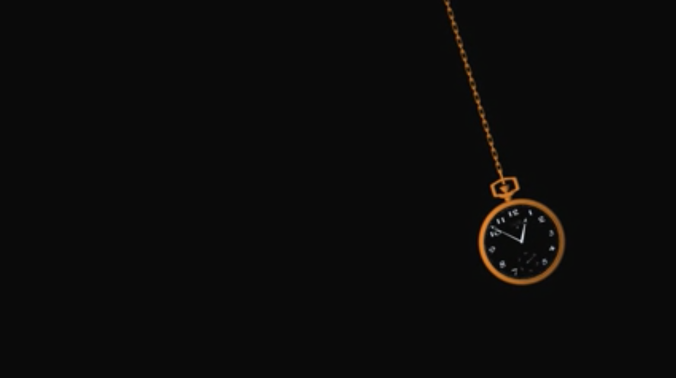
#> input picture pendulum/0.PNG, 1352 x 756 px, found by its file name (shown at 1/2 size); its folder holds only this picture in this run
$ jupyter execute --allow-errors diffusionmap.ipynb
#> lines starting #> are read from the running program, lines starting #| are printed output that depends on the picture
[cell 1]
import numpy as np
from skimage import data
import matplotlib.pyplot as plt
import PIL
from PIL import Image
import math
import os
from numpy import linalg as LA


path = '/Users/cooperyoung/Desktop/jupyter/pendulum/'
data = []
shapes = []
epsilon = 10000000
alpha = 1

# creates list of our images (data)
for file in os.listdir(path):
    if file.endswith(".PNG"):
        # scales then crops images so they're all 700x400

        im = Image.open(path + file)
#> im is the input picture: PIL image 1352x756 RGBA; mean R, G, B, A 11.6, 11, 10.5, 255
        im.thumbnail((560, 300))
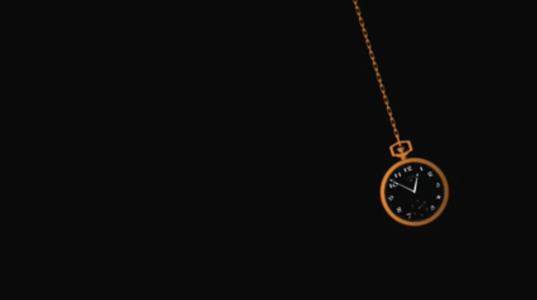
#> im: PIL image 537x300 RGBA; mean R, G, B, A 11.6, 11, 10.5, 255
        scaled_im = im.resize((560, 300))
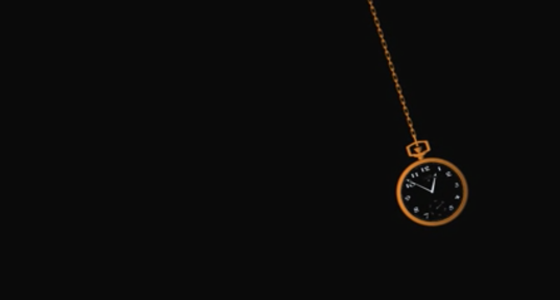
#> scaled_im: PIL image 560x300 RGBA; mean R, G, B, A 11.6, 11, 10.5, 255

        np_im = np.array(scaled_im)
        shapes.append(np_im.shape)
        data.append(np_im.ravel())


# Create our functions
def k(x, y):
    dist_sq = 0
    for i in range (0, min(len(x), len(y))):
        dist_sq += (float(x[i]) - float(y[i])) ** 2
    return (float(math.exp(- dist_sq/epsilon)))

# For some reason this way of making a k-value matrix wasn't working
#k_vals = np.fromfunction(lambda i, j: k(data[i], data[j]), (len(data), len(data)), dtype=float)

k_vals = np.zeros((len(data), len(data)))
#> k_vals = [0]
for i in range(len(data)):
    for j in range(len(data)):
        k_vals[i, j] = k(data[i], data[j])
#> this loop made 1 pass
#> after the loop, k_vals = [1]

def q(n):
    sum = 0
    for j in range(0, len(data)):
        sum += k_vals[n][j]
    return(sum)


def w(n, m):
    denom = q(n) ** alpha + q(m) ** alpha
    return(k_vals[n][m]/denom)


# [5 lines of commented-out code are left out]

$ run again, on pendulum/12.PNG
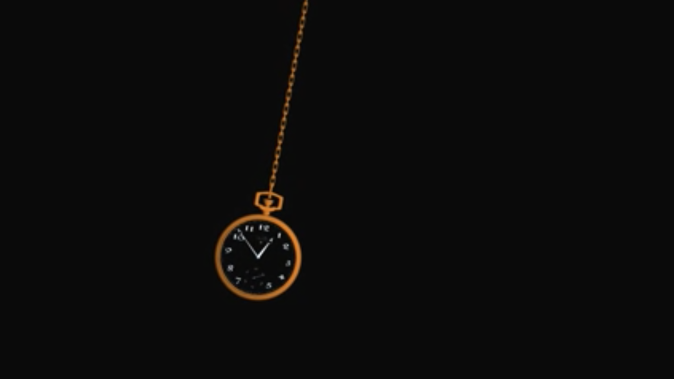
#> input picture pendulum/12.PNG, 1348 x 760 px, found by its file name (shown at 1/2 size)
#> im is the input picture: PIL image 1348x760 RGBA; mean R, G, B, A 12.3, 11.7, 11.1, 255
#> `im.thumbnail((560, 300))`:
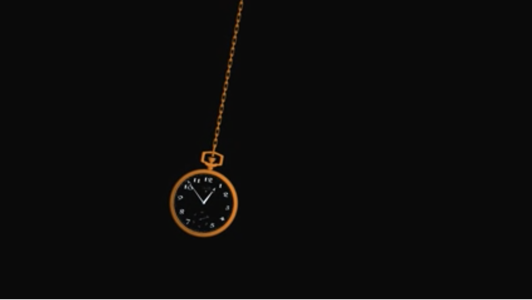
#> im: PIL image 532x300 RGBA; mean R, G, B, A 12.3, 11.7, 11.1, 255
#> `scaled_im = im.resize((560, 300))`:
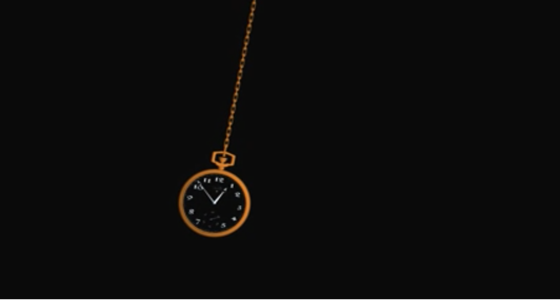
#> scaled_im: PIL image 560x300 RGBA; mean R, G, B, A 12.3, 11.7, 11.1, 255
#> `k_vals = np.zeros((len(data), len(data)))`: k_vals = [0]
#> the loop `for i in range(len(data)):` made 1 pass
#> after the loop `for i in range(len(data)):`: k_vals = [1]

$ run again, on pendulum/13.PNG
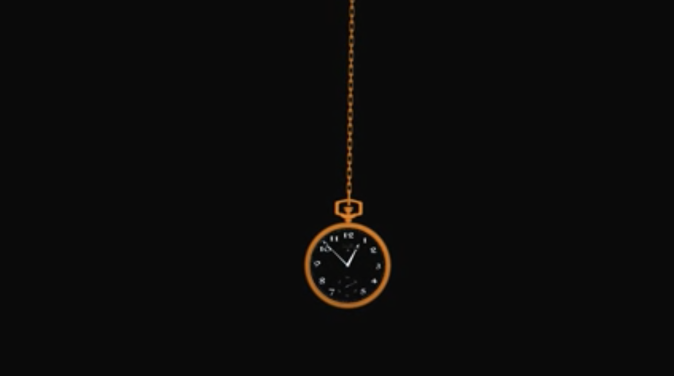
#> input picture pendulum/13.PNG, 1348 x 752 px, found by its file name (shown at 1/2 size)
#> im is the input picture: PIL image 1348x752 RGBA; mean R, G, B, A 11.8, 11.1, 10.5, 255
#> `im.thumbnail((560, 300))`:
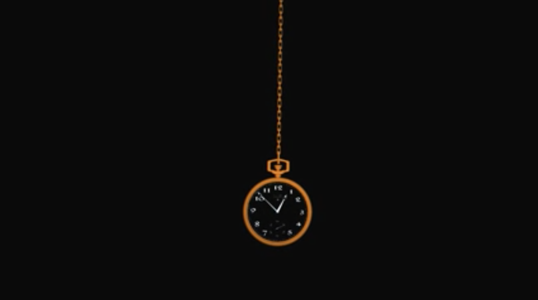
#> im: PIL image 538x300 RGBA; mean R, G, B, A 11.8, 11.1, 10.5, 255
#> `k_vals = np.zeros((len(data), len(data)))`: k_vals = [0]
#> the loop `for i in range(len(data)):` made 1 pass
#> after the loop `for i in range(len(data)):`: k_vals = [1]

$ run again, on pendulum/14.PNG
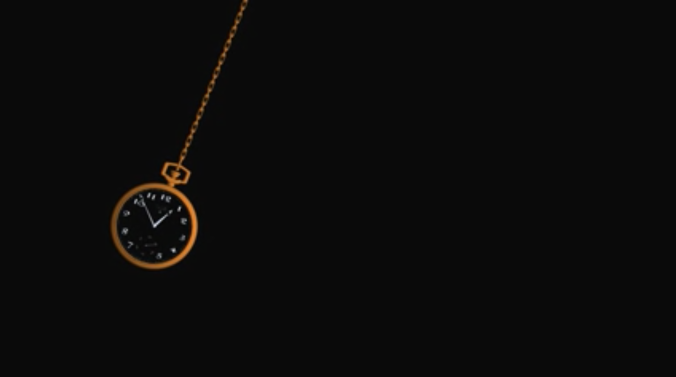
#> input picture pendulum/14.PNG, 1352 x 754 px, found by its file name (shown at 1/2 size)
#> im is the input picture: PIL image 1352x754 RGBA; mean R, G, B, A 11.5, 11, 10.5, 255
#> `im.thumbnail((560, 300))`:
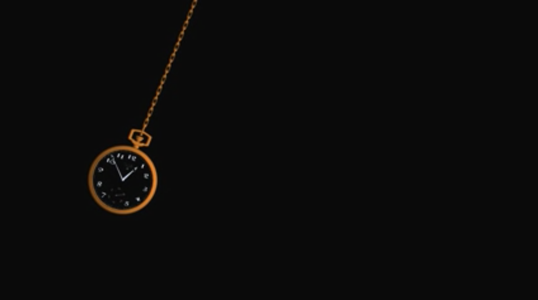
#> im: PIL image 538x300 RGBA; mean R, G, B, A 11.5, 11, 10.5, 255
#> `k_vals = np.zeros((len(data), len(data)))`: k_vals = [0]
#> the loop `for i in range(len(data)):` made 1 pass
#> after the loop `for i in range(len(data)):`: k_vals = [1]

$ run again, on pendulum/1.PNG
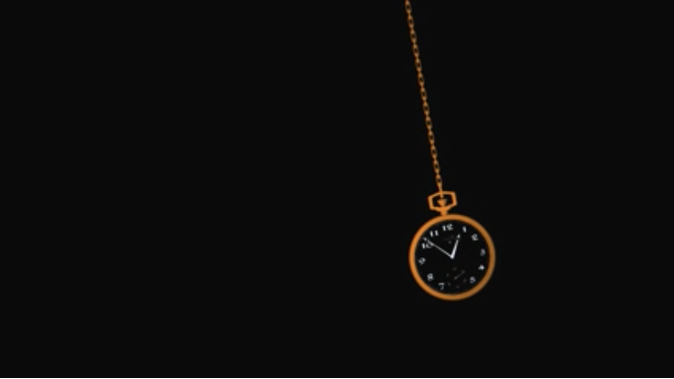
#> input picture pendulum/1.PNG, 1348 x 758 px, found by its file name (shown at 1/2 size)
#> im is the input picture: PIL image 1348x758 RGBA; mean R, G, B, A 12.4, 11.7, 11.2, 255
#> `im.thumbnail((560, 300))`:
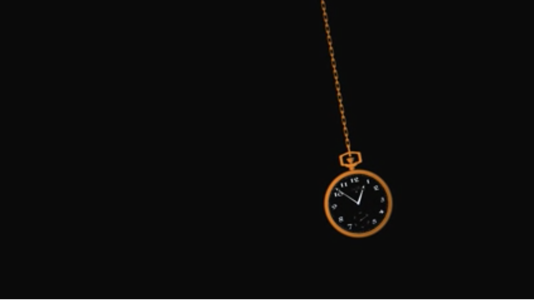
#> im: PIL image 534x300 RGBA; mean R, G, B, A 12.3, 11.7, 11.1, 255
#> `scaled_im = im.resize((560, 300))`:
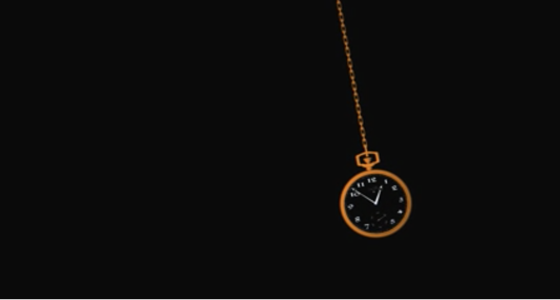
#> scaled_im: PIL image 560x300 RGBA; mean R, G, B, A 12.3, 11.7, 11.1, 255
#> `k_vals = np.zeros((len(data), len(data)))`: k_vals = [0]
#> the loop `for i in range(len(data)):` made 1 pass
#> after the loop `for i in range(len(data)):`: k_vals = [1]
